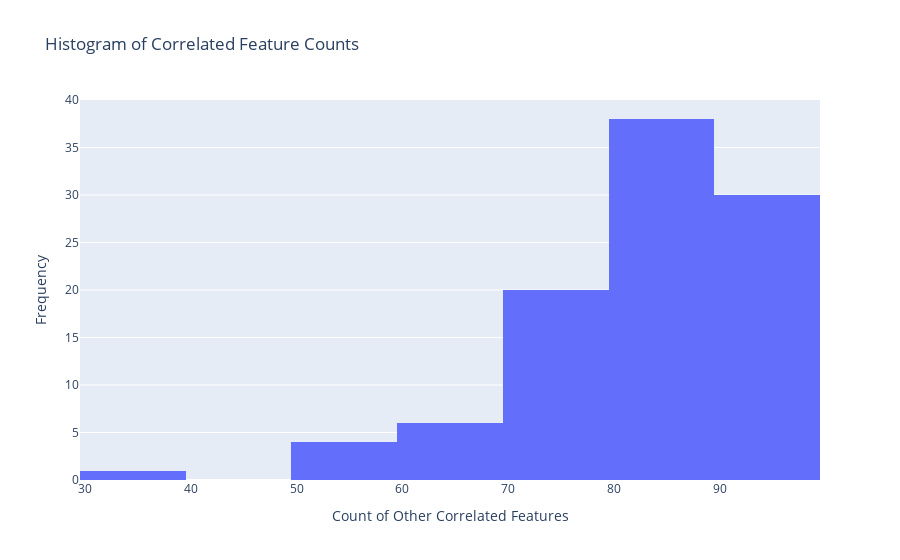

Notebook cell for this chart:
### Code cell
print(f'Total number of categorical features: {n}')
print(f'There are {len(sorted_correlated_counts)} features that are correlated with at least one other feature')
counts = [x[1] for x in sorted_correlated_counts]
mean = np.mean(counts) if counts else None
median = np.median(counts) if counts else None
q1 = np.percentile(counts, 25) if counts else None
q3 = np.percentile(counts, 75) if counts else None
iqr = q3 - q1 if q1 is not None and q3 is not None else None

fig = go.Figure(data=[go.Histogram(x=counts, nbinsx=10)])
fig.update_layout(
    title_text='Histogram of Correlated Feature Counts',
    xaxis_title_text='Count of Other Correlated Features',
    yaxis_title_text='Frequency'
)
print(f'Statistics for the number of features a given feature is correlated with:')
if mean is not None:
    print(f"Mean: {mean}")
if median is not None:
    print(f"Median: {median}")
if q1 is not None and q3 is not None:
    print(f"IQR: {q1} to {q3}")
fig.show()

### Figure 1 — Plotly figure (JSON) as saved in the notebook; plotly's stock layout.template omitted (floating-point values rounded to 4 significant figures)
{"data": [{"nbinsx": 10, "type": "histogram", "x": [97, 97, 97, 96, 96, 96, 96, 96, 96, 96, 96, 96, 95, 95, 95, 95, 95, 95, 94, 93, 93, 93, 91, 91, 91, 91, 90, 90, 90, 90, 89, 89, 89, 89, 89, 88, 88, 88, 88, 88, 88, 87, 87, 86, 86, 86, 86, 86, 86, 85, 85, 85, 84, 84, 84, 84, 83, 83, 82, 82, 82, 82, 81, 81, 80, 80, 80, 80, 79, 77, 77, 77, 77, 75, 75, 75, 75, 74, 74, 74, 74, 73, 73, 72, 71, 70, 70, 70, 68, 67, 66, 65, 64, 63, 58, 55, 53, 51, 34]}], "layout": {"title": {"text": "Histogram of Correlated Feature Counts"}, "xaxis": {"title": {"text": "Count of Other Correlated Features"}}, "yaxis": {"title": {"text": "Frequency"}}}}
